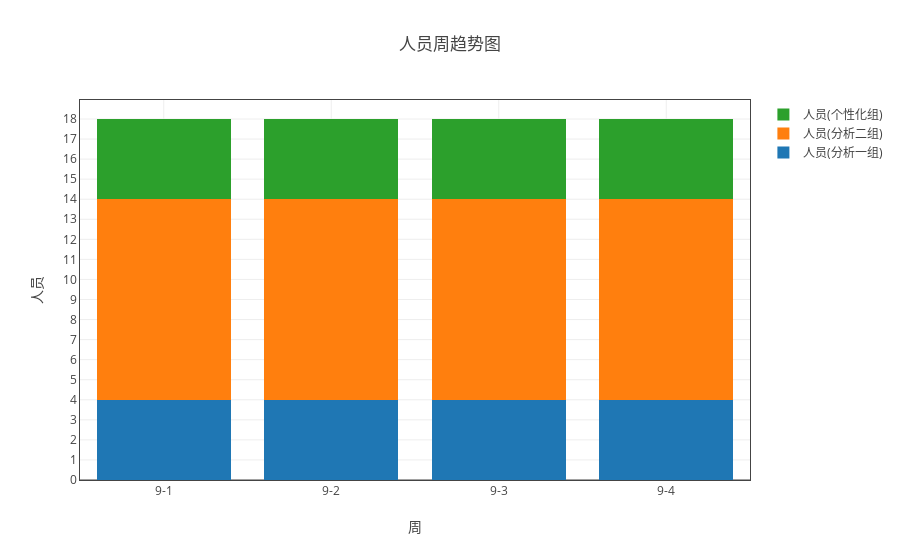

Source (notebook cell):
### Markdown cell above
## 各组人员情况

### Code cell
ss = myModule.format(all_df1 ,"日期（格式“月-周次”）" ,['人员'])
ss.add_group('组别')
myModule.myPlot(ss.groupby('count')).plot('stack_bar')

### Figure 1 — Plotly figure (JSON) as saved in the notebook; plotly's stock layout.template omitted (floating-point values rounded to 4 significant figures)
{"data": [{"name": "人员(分析一组)", "type": "bar", "uid": "27ccc996-d11a-11e8-8ddb-a41f72875c19", "x": ["9-1", "9-2", "9-3", "9-4"], "y": [4, 4, 4, 4]}, {"name": "人员(分析二组)", "type": "bar", "uid": "27ccc997-d11a-11e8-8ddb-a41f72875c19", "x": ["9-1", "9-2", "9-3", "9-4"], "y": [10, 10, 10, 10]}, {"name": "人员(个性化组)", "type": "bar", "uid": "27ccc998-d11a-11e8-8ddb-a41f72875c19", "x": ["9-1", "9-2", "9-3", "9-4"], "y": [4, 4, 4, 4]}], "layout": {"barmode": "stack", "title": "人员周趋势图", "xaxis": {"mirror": "all", "nticks": 20, "showgrid": true, "showline": true, "title": "周", "zeroline": true}, "yaxis": {"mirror": "all", "nticks": 20, "showgrid": true, "showline": true, "title": "人员", "zeroline": true}}}
